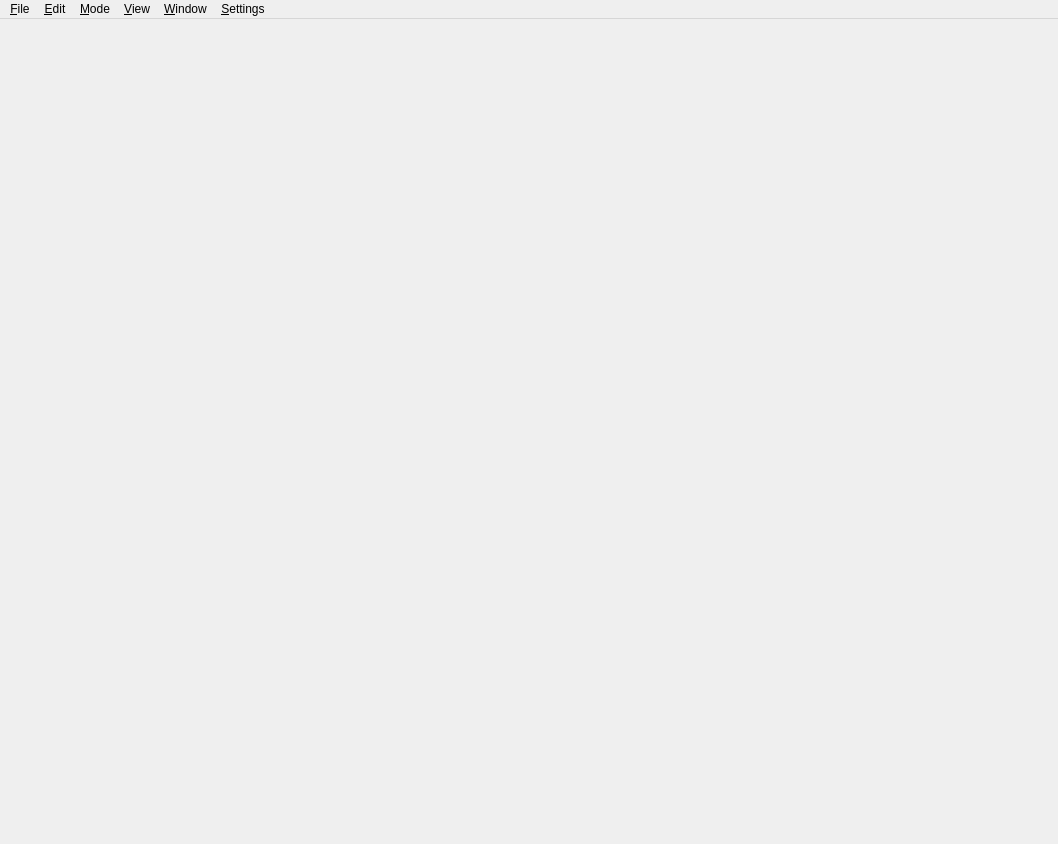
<?xml version="1.0" encoding="UTF-8"?>
<ui version="4.0">
 <class>MainWindow</class>
 <widget class="QMainWindow" name="MainWindow">
  <property name="geometry">
   <rect>
    <x>0</x>
    <y>0</y>
    <width>1058</width>
    <height>844</height>
   </rect>
  </property>
  <property name="windowTitle">
   <string>RealtimeTraceView</string>
  </property>
   <widget class="QWidget" name="centralwidget">
    <layout class="QVBoxLayout">
    <property name="spacing">
     <number>6</number>
    </property>
    <property name="margin">
     <number>0</number>
    </property>
   </layout>
  </widget>
   <widget class="QMenuBar" name="menubar">
    <property name="geometry">
    <rect>
     <x>0</x>
     <y>0</y>
     <width>1058</width>
     <height>38</height>
    </rect>
   </property>
   <widget class="QMenu" name="menuFile">
    <property name="title">
     <string>&amp;File</string>
    </property>
    <addaction name="actionOpenXMLFile"/>
    <addaction name="separator"/>
    <addaction name="actionQuit"/>
   </widget>
   <widget class="QMenu" name="menuWindow">
    <property name="title">
     <string>&amp;Window</string>
    </property>
   </widget>
   <widget class="QMenu" name="menuView">
    <property name="title">
     <string>&amp;View</string>
    </property>
    <addaction name="actionLineUp"/>
    <addaction name="actionLineDown"/>
    <addaction name="actionPageUp"/>
    <addaction name="actionPageDown"/>
    <addaction name="actionToTop"/>
    <addaction name="actionToBottom"/>
    <addaction name="actionScrollLeft"/>
    <addaction name="actionScrollRight"/>
    <addaction name="separator"/>
    <addaction name="actionAlignLeft"/>
    <addaction name="actionAlignRight"/>
    <addaction name="actionAlignOriginTime"/>
    <addaction name="separator"/>
    <addaction name="actionHorZoomIn"/>
    <addaction name="actionHorZoomOut"/>
    <addaction name="actionVerZoomIn"/>
    <addaction name="actionVerZoomOut"/>
    <addaction name="separator"/>
    <addaction name="actionJumpToLastRecord"/>
    <addaction name="actionNormalizeVisibleAmplitudes"/>
    <addaction name="actionDefaultDisplay"/>
    <addaction name="separator"/>
    <addaction name="actionViewPicks"/>
    <addaction name="actionViewArrivals"/>
    <addaction name="separator"/>
    <addaction name="actionToggleAllRecords"/>
    <addaction name="actionToggleRecordBorders"/>
    <addaction name="actionToggleSpectrogram"/>
    <addaction name="actionToggleAutoMove"/>
    <addaction name="actionApplyGain"/>
    <addaction name="separator"/>
    <addaction name="actionRestoreConfigOrder"/>
    <addaction name="actionSortDistance"/>
    <addaction name="actionSortStaCode"/>
    <addaction name="actionSortNetStaCode"/>
    <addaction name="actionSortGroup"/>
    <addaction name="separator"/>
    <addaction name="actionListHiddenStreams"/>
   </widget>
   <widget class="QMenu" name="menuEdit">
    <property name="title">
     <string>&amp;Edit</string>
    </property>
    <addaction name="actionToggleFilter"/>
    <addaction name="actionNextFilter"/>
    <addaction name="actionPreviousFilter"/>
    <addaction name="separator"/>
    <addaction name="actionClearPickMarkers"/>
    <addaction name="actionClearPickCart"/>
    <addaction name="separator"/>
    <addaction name="actionSearch"/>
    <addaction name="separator"/>
    <addaction name="actionReload"/>
    <addaction name="actionSwitchToRealtime"/>
    <addaction name="separator"/>
    <addaction name="actionLoadDataBack"/>
    <addaction name="actionLoadDataNext"/>
   </widget>
   <widget class="QMenu" name="menuSettings">
    <property name="title">
     <string>&amp;Settings</string>
    </property>
   </widget>
   <widget class="QMenu" name="menuMode">
    <property name="title">
     <string>&amp;Mode</string>
    </property>
    <addaction name="actionModeNone"/>
    <addaction name="actionModeShowAmplitude"/>
    <addaction name="actionModePicks"/>
    <addaction name="actionModeZoom"/>
   </widget>
   <addaction name="menuFile"/>
   <addaction name="menuEdit"/>
   <addaction name="menuMode"/>
   <addaction name="menuView"/>
   <addaction name="menuWindow"/>
   <addaction name="menuSettings"/>
  </widget>
   <widget class="QStatusBar" name="statusbar">
    <property name="sizeGripEnabled">
     <bool>false</bool>
    </property>
    <property name="accessibleName">
     <string>Status bar</string>
    </property>
    <property name="accessibleDescription">
     <string>Status bar showing data filter, selection mode, search, file info, and progress</string>
    </property>
   </widget>
   <action name="actionQuit">
    <property name="text">
     <string>&amp;Quit</string>
    </property>
    <property name="shortcut">
     <string>Alt+Q</string>
    </property>
   </action>
   <action name="actionOpenXMLFile">
    <property name="text">
     <string>&amp;Open XML</string>
    </property>
    <property name="shortcut">
     <string>Ctrl+O</string>
    </property>
   </action>
   <action name="actionLineUp">
    <property name="text">
     <string>Line up</string>
    </property>
    <property name="iconText">
     <string>Line up</string>
    </property>
    <property name="toolTip">
     <string>Line up</string>
    </property>
    <property name="shortcut">
     <string>Up</string>
    </property>
    </action>
   <action name="actionLineDown">
    <property name="text">
     <string>Line down</string>
    </property>
    <property name="iconText">
     <string>Line down</string>
    </property>
    <property name="toolTip">
     <string>Line down</string>
    </property>
    <property name="shortcut">
     <string>Down</string>
    </property>
    </action>
   <action name="actionPageUp">
    <property name="text">
     <string>Page up</string>
    </property>
    <property name="iconText">
     <string>Page up</string>
    </property>
    <property name="toolTip">
     <string>Page up</string>
    </property>
    <property name="shortcut">
     <string>PgUp</string>
    </property>
    </action>
   <action name="actionPageDown">
    <property name="text">
     <string>Page down</string>
    </property>
    <property name="iconText">
     <string>Page down</string>
    </property>
    <property name="toolTip">
     <string>Page down</string>
    </property>
    <property name="shortcut">
     <string>PgDown</string>
    </property>
    </action>
   <action name="actionToTop">
    <property name="text">
     <string>To top</string>
    </property>
    <property name="iconText">
     <string>To top</string>
    </property>
    <property name="toolTip">
     <string>To top</string>
    </property>
    <property name="shortcut">
     <string>Alt+PgUp</string>
    </property>
    </action>
   <action name="actionToBottom">
    <property name="text">
     <string>To bottom</string>
    </property>
    <property name="iconText">
     <string>To bottom</string>
    </property>
    <property name="toolTip">
     <string>To bottom</string>
    </property>
    <property name="shortcut">
     <string>Alt+PgDown</string>
    </property>
    </action>
   <action name="actionScrollLeft">
    <property name="text">
     <string>Scroll left</string>
    </property>
    <property name="iconText">
     <string>Scroll left</string>
    </property>
    <property name="toolTip">
     <string>Scroll left</string>
    </property>
    <property name="shortcut">
     <string>Left</string>
    </property>
    </action>
   <action name="actionScrollRight">
    <property name="text">
     <string>Scroll right</string>
    </property>
    <property name="iconText">
     <string>Scroll right</string>
    </property>
    <property name="toolTip">
     <string>Scroll right</string>
    </property>
    <property name="shortcut">
     <string>Right</string>
    </property>
    </action>
   <action name="actionNextFilter">
    <property name="checkable">
     <bool>false</bool>
    </property>
    <property name="text">
     <string>Activate next filter</string>
    </property>
    <property name="iconText">
     <string>Activate next filter</string>
    </property>
    <property name="toolTip">
     <string>Activate next filter</string>
    </property>
    <property name="shortcut">
     <string>G</string>
    </property>
    </action>
   <action name="actionSortDistance">
    <property name="text">
     <string>Sort by distance</string>
    </property>
    <property name="iconText">
     <string>Sort by distance</string>
    </property>
    <property name="toolTip">
     <string>Sort by distance</string>
    </property>
    <property name="shortcut">
     <string>2</string>
    </property>
    </action>
  <action name="actionSortStaCode">
    <property name="text">
     <string>Sort by station code</string>
    </property>
    <property name="iconText">
     <string>Sort by station code</string>
    </property>
    <property name="toolTip">
     <string>Sort by station code</string>
    </property>
    <property name="shortcut">
     <string>3</string>
    </property>
    </action>
   <action name="actionHorZoomIn">
    <property name="text">
     <string>Zoom in horizontally</string>
    </property>
    <property name="iconText">
     <string>Zoom in horizontally</string>
    </property>
    <property name="toolTip">
     <string>Zoom in horizontally</string>
    </property>
    <property name="shortcut">
     <string>&gt;</string>
    </property>
    </action>
   <action name="actionHorZoomOut">
    <property name="text">
     <string>Zoom out horizontally</string>
    </property>
    <property name="iconText">
     <string>Zoom out horizontally</string>
    </property>
    <property name="toolTip">
     <string>Zoom out horizontally</string>
    </property>
    <property name="shortcut">
     <string>&lt;</string>
    </property>
    </action>
   <action name="actionVerZoomIn">
    <property name="text">
     <string>Zoom in vertically</string>
    </property>
    <property name="iconText">
     <string>Zoom in vertically</string>
    </property>
    <property name="toolTip">
     <string>Zoom in vertically</string>
    </property>
    <property name="shortcut">
     <string>Shift+Y</string>
    </property>
    </action>
   <action name="actionVerZoomOut">
    <property name="text">
     <string>Zoom out vertically</string>
    </property>
    <property name="iconText">
     <string>Zoom out vertically</string>
    </property>
    <property name="toolTip">
     <string>Zoom out vertically</string>
    </property>
    <property name="shortcut">
     <string>Y</string>
    </property>
    </action>
   <action name="actionModeZoom">
    <property name="checkable">
     <bool>false</bool>
    </property>
    <property name="text">
     <string>Zoom mode</string>
    </property>
    <property name="iconText">
     <string>Zoom mode</string>
    </property>
    <property name="toolTip">
     <string>Enter zoom mode</string>
    </property>
    <property name="shortcut">
     <string>Z</string>
    </property>
    <property name="menuRole">
     <enum>QAction::NoRole</enum>
    </property>
    </action>
   <action name="actionModePicks">
    <property name="checkable">
     <bool>false</bool>
    </property>
    <property name="text">
     <string>Associate picks</string>
    </property>
    <property name="iconText">
     <string>Associate picks</string>
    </property>
    <property name="toolTip">
     <string>Enter pick association mode</string>
    </property>
    <property name="shortcut">
     <string>P</string>
    </property>
    <property name="menuRole">
     <enum>QAction::NoRole</enum>
    </property>
    </action>
  <action name="actionModeShowAmplitude">
    <property name="checkable">
     <bool>false</bool>
    </property>
    <property name="text">
     <string>Show amplitude on mouse hover</string>
    </property>
    <property name="iconText">
     <string>Show amplitude on mouse hover</string>
    </property>
    <property name="toolTip">
     <string>Enter amplitude inspection mode</string>
    </property>
    <property name="shortcut">
     <string>A</string>
    </property>
    <property name="menuRole">
     <enum>QAction::NoRole</enum>
    </property>
    </action>
   <action name="actionFilter">
    <property name="checkable">
     <bool>false</bool>
    </property>
    <property name="text">
     <string>Filter</string>
    </property>
    <property name="shortcut">
     <string>Alt+F</string>
    </property>
    </action>
   <action name="actionSearch">
    <property name="checkable">
     <bool>false</bool>
    </property>
    <property name="text">
     <string>Search station by name</string>
    </property>
    <property name="shortcut">
     <string>Ctrl+F</string>
    </property>
    </action>
   <action name="actionAbortSearch">
    <property name="checkable">
     <bool>false</bool>
    </property>
    <property name="text">
     <string>Abort search</string>
    </property>
    <property name="shortcut">
     <string>Esc</string>
    </property>
    </action>
   <action name="actionDisplay">
    <property name="text">
     <string>Display</string>
    </property>
    <property name="shortcut">
     <string>Alt+D</string>
    </property>
    </action>
   <action name="actionContents">
    <property name="text">
     <string>Contents</string>
    </property>
    </action>
   <action name="actionAbout">
    <property name="text">
     <string>About</string>
    </property>
    </action>
   <action name="actionDefaultDisplay">
    <property name="text">
     <string>Restore default display</string>
    </property>
    <property name="iconText">
     <string>Restore default display</string>
    </property>
    <property name="toolTip">
     <string>Restore default display</string>
    </property>
    <property name="shortcut">
     <string>Ctrl+N</string>
    </property>
    </action>
   <action name="actionToggleAllRecords">
    <property name="checkable">
     <bool>true</bool>
    </property>
    <property name="text">
     <string>Show filtered and unfiltered records</string>
    </property>
    <property name="iconText">
     <string>Show filtered and unfiltered records</string>
    </property>
    <property name="toolTip">
     <string>Show filtered and unfiltered records</string>
    </property>
    <property name="shortcut">
     <string>R</string>
    </property>
    </action>
   <action name="actionAlignLeft">
    <property name="text">
     <string>Align left</string>
    </property>
    <property name="iconText">
     <string>Align left</string>
    </property>
    <property name="toolTip">
     <string>Align left</string>
    </property>
    <property name="shortcut">
     <string>Ctrl+Left</string>
    </property>
    </action>
   <action name="actionAlignRight">
    <property name="text">
     <string>Align right</string>
    </property>
    <property name="iconText">
     <string>Align right</string>
    </property>
    <property name="toolTip">
     <string>Align right</string>
    </property>
    <property name="shortcut">
     <string>Ctrl+Right</string>
    </property>
    </action>
   <action name="actionRestoreConfigOrder">
    <property name="text">
     <string>Restore config order</string>
    </property>
    <property name="iconText">
     <string>Restore config order</string>
    </property>
    <property name="toolTip">
     <string>Restore config order</string>
    </property>
    <property name="shortcut">
     <string>1</string>
    </property>
    </action>
<action name="actionNormalizeVisibleAmplitudes">
    <property name="checkable">
     <bool>true</bool>
    </property>
    <property name="text">
     <string>Normalize visible amplitudes</string>
    </property>
    <property name="iconText">
     <string>Normalize visible amplitudes</string>
    </property>
    <property name="toolTip">
     <string>Normalize visible amplitudes</string>
    </property>
    <property name="shortcut">
     <string>S</string>
    </property>
    </action>
   <action name="actionJumpToLastRecord">
    <property name="text">
     <string>Goto last record</string>
    </property>
    <property name="iconText">
     <string>Goto last record</string>
    </property>
    <property name="toolTip">
     <string>Goto last record</string>
    </property>
    </action>
   <action name="actionSelectStreams">
    <property name="text">
     <string>&amp;Select streams</string>
    </property>
    <property name="iconText">
     <string>Select streams</string>
    </property>
    <property name="toolTip">
     <string>Select streams</string>
    </property>
    </action>
   <action name="actionAddTabulator">
    <property name="text">
     <string>Add tabulator</string>
    </property>
    <property name="shortcut">
     <string>Ctrl+T</string>
    </property>
    </action>
   <action name="actionSortNetStaCode">
    <property name="text">
     <string>Sort by network-stationcode</string>
    </property>
    <property name="iconText">
     <string>Sort by network-stationcode</string>
    </property>
    <property name="toolTip">
     <string>Sort by network-stationcode</string>
    </property>
    <property name="shortcut">
     <string>4</string>
    </property>
    </action>
   <action name="actionSortGroup">
    <property name="text">
     <string>Sort by groups</string>
    </property>
    <property name="iconText">
     <string>Sort by groups</string>
    </property>
    <property name="toolTip">
     <string>Sort by groups</string>
    </property>
    <property name="shortcut">
     <string>5</string>
    </property>
    </action>
   <action name="actionAlignOriginTime">
    <property name="text">
     <string>Align on origin time</string>
    </property>
    <property name="iconText">
     <string>Align on origin time</string>
    </property>
    <property name="toolTip">
     <string>Align on origin time</string>
    </property>
    <property name="shortcut">
     <string>O</string>
    </property>
    </action>
   <action name="actionListHiddenStreams">
    <property name="text">
     <string>List hidden streams</string>
    </property>
    <property name="iconText">
     <string>List hidden streams</string>
    </property>
    <property name="toolTip">
     <string>List hidden streams</string>
    </property>
    <property name="shortcut">
     <string>H</string>
    </property>
    </action>
   <action name="actionToggleAutoMove">
    <property name="checkable">
     <bool>true</bool>
    </property>
    <property name="checked">
     <bool>true</bool>
    </property>
    <property name="text">
     <string>Auto move traces</string>
    </property>
    <property name="iconText">
     <string>Auto move traces</string>
    </property>
    <property name="toolTip">
     <string>Auto move traces</string>
    </property>
    <property name="shortcut">
     <string>F8</string>
    </property>
    </action>
   <action name="actionClearPickMarkers">
    <property name="text">
     <string>Clear loaded picks</string>
    </property>
    <property name="shortcut">
     <string>C</string>
    </property>
    </action>
   <action name="actionClearPickCart">
    <property name="text">
     <string>Clear association pick cart</string>
    </property>
    <property name="shortcut">
     <string>X</string>
    </property>
    </action>
<action name="actionApplyGain">
    <property name="checkable">
     <bool>true</bool>
    </property>
    <property name="checked">
     <bool>true</bool>
    </property>
    <property name="text">
     <string>Apply gain</string>
    </property>
    </action>
   <action name="actionPreviousFilter">
    <property name="text">
     <string>Activate previous filter</string>
    </property>
    <property name="shortcut">
     <string>D</string>
    </property>
    </action>
   <action name="actionToggleRecordBorders">
    <property name="checkable">
     <bool>true</bool>
    </property>
    <property name="text">
     <string>Show record borders</string>
    </property>
    <property name="iconText">
     <string>Show record borders</string>
    </property>
    <property name="toolTip">
     <string>Show record borders</string>
    </property>
    <property name="shortcut">
     <string>B</string>
    </property>
    </action>
   <action name="actionZoom">
    <property name="text">
     <string>Zoom</string>
    </property>
    </action>
   <action name="actionCollect_picks">
    <property name="text">
     <string>Associate picks</string>
    </property>
    </action>
   <action name="actionModeNone">
    <property name="checkable">
     <bool>false</bool>
    </property>
    <property name="text">
     <string>Standard mode</string>
    </property>
    <property name="toolTip">
     <string>Return to standard mode.</string>
    </property>
    <property name="shortcut">
     <string>Esc</string>
    </property>
    <property name="menuRole">
     <enum>QAction::NoRole</enum>
    </property>
    </action>
   <action name="actionViewPicks">
    <property name="checkable">
     <bool>true</bool>
    </property>
    <property name="checked">
     <bool>true</bool>
    </property>
    <property name="text">
     <string>Picks</string>
    </property>
    <property name="shortcut">
     <string>Ctrl+P</string>
    </property>
    </action>
   <action name="actionViewArrivals">
    <property name="checkable">
     <bool>true</bool>
    </property>
    <property name="checked">
     <bool>true</bool>
    </property>
    <property name="text">
     <string>Arrivals</string>
    </property>
    <property name="shortcut">
     <string>Ctrl+A</string>
    </property>
    </action>
   <action name="actionReload">
    <property name="text">
     <string>Reload</string>
    </property>
    <property name="shortcut">
     <string>Ctrl+R</string>
    </property>
    </action>
   <action name="actionSwitchToRealtime">
    <property name="text">
     <string>Switch to real time</string>
    </property>
    <property name="shortcut">
     <string>Ctrl+Shift+R</string>
    </property>
    </action>
   <action name="actionToggleFilter">
    <property name="text">
     <string>Toggle filter</string>
    </property>
    <property name="shortcut">
     <string>F</string>
    </property>
    </action>
   <action name="actionLoadDataBack">
    <property name="text">
     <string>Load data - %1</string>
    </property>
    <property name="iconText">
     <string>Load data - %1</string>
    </property>
    <property name="toolTip">
     <string>Move the data time window to the left and load its data</string>
    </property>
    <property name="shortcut">
     <string>Alt+Left</string>
    </property>
    </action>
   <action name="actionLoadDataNext">
    <property name="text">
     <string>Load data + %1</string>
    </property>
    <property name="iconText">
     <string>Load data + %1</string>
    </property>
    <property name="toolTip">
    <string>Move the data time window to the right and load its data</string>
   </property>
   <property name="shortcut">
    <string>Alt+Right</string>
   </property>
  </action>
<action name="actionToggleSpectrogram">
    <property name="checkable">
     <bool>true</bool>
    </property>
    <property name="text">
     <string>Spectrogram</string>
    </property>
    <property name="shortcut">
     <string>Shift+S</string>
    </property>
    </action>
 </widget>
 <resources/>
 <connections/>
</ui>
